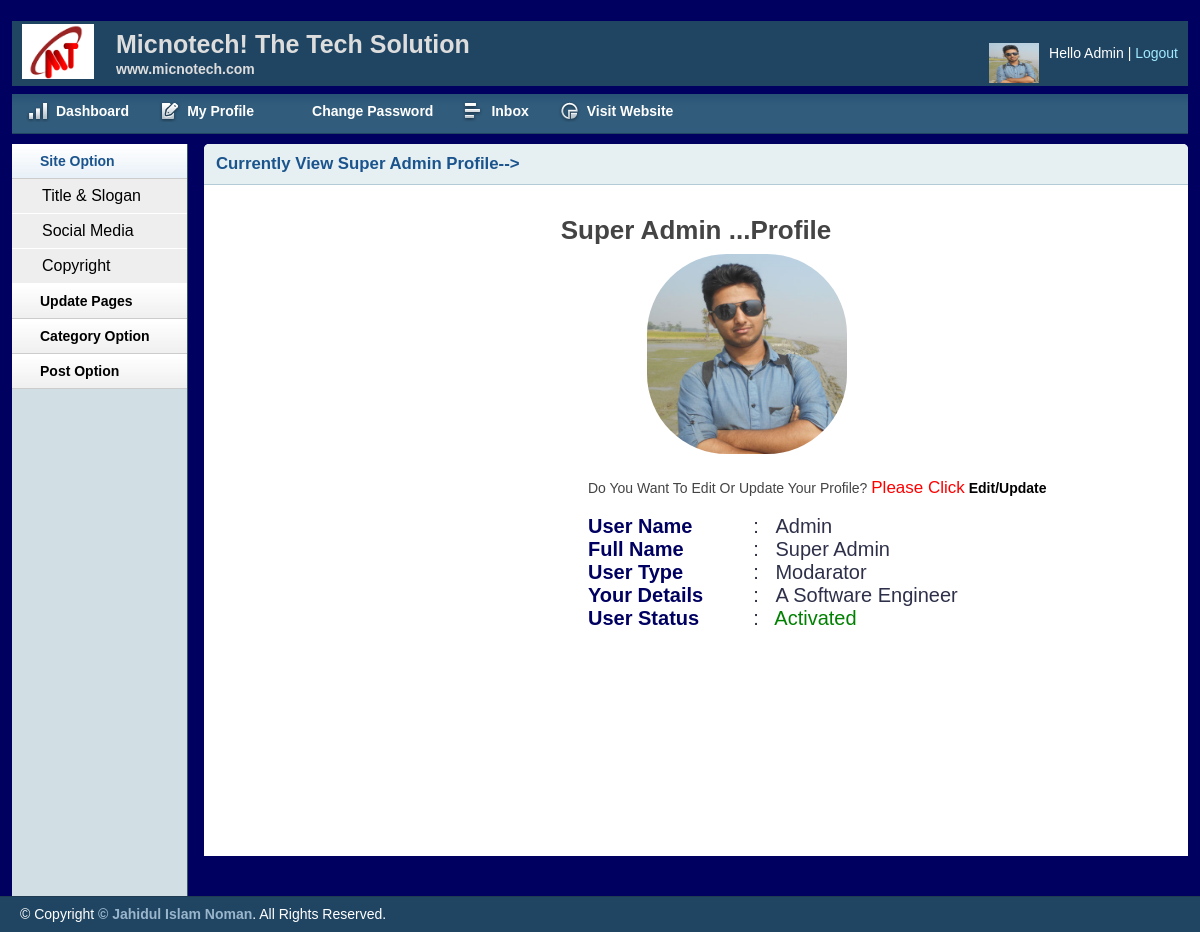
Screenshot of /admin/myprofile.php (signed in) with the database file from the repository.
### tables this page shows
CREATE TABLE IF NOT EXISTS `tbl_user` (
  `id` int(11) NOT NULL AUTO_INCREMENT,
  `fullname` varchar(400) NOT NULL,
  `username` varchar(200) NOT NULL,
  `details` varchar(350) NOT NULL,
  `password` varchar(200) NOT NULL,
  `image` varchar(250) DEFAULT NULL,
  `role` int(11) NOT NULL,
  `visible` int(11) DEFAULT NULL,
  PRIMARY KEY (`id`)
);

CREATE TABLE IF NOT EXISTS `user_role` (
  `id` int(11) NOT NULL AUTO_INCREMENT,
  `name` varchar(250) NOT NULL,
  `role` int(11) NOT NULL,
  PRIMARY KEY (`id`)
);

### lib/session.php (called while the page is built, shortened)
<?php
class session{
    public static function get($key){
        if(isset( $_SESSION[$key])){
            return  $_SESSION[$key];
        }
        else {
            return FALSE;
        }
    }
}
?>

### lib/Database.php (called while the page is built, shortened)
<?php
Class Database{
	public $host   = DB_HOST;
	public $user   = DB_USER;
	public $pass   = DB_PASS;
	public $dbname = DB_NAME;
	public $link;
	private function connectDB(){
	$this->link = new mysqli($this->host, $this->user, $this->pass, $this->dbname);
 }
	public function select($query){
		$result = $this->link->query($query) or die($this->link->error.__LINE__);
		if($result->num_rows > 0){
			return $result;
		} else {
			return false;
		}
	}
}

### admin/myprofile.php (the view, shortened to what this page needs)
<?php include 'inc/header.php';?>
<?php include 'inc/sidebar.php';?>
<?php
$userid=session::get('userid');
?>
        <div class="grid_10">
            <div class="box round first grid">
                <h2>Currently View <?php echo ucwords(session::get("fullname"));?> Profile--></h2>
                <div class="block sloginblock">
                    <div class="self">
                        <?php
                        $sql="SELECT * FROM tbl_user WHERE id='$userid'";
                        $value=$db->select($sql);
                        if($value){
                        while($result=$value->fetch_assoc()){
                        ?>
                        <h3><?php echo ucwords($result['fullname']); ?> ...Profile</h3>
                          <img class="pic" src="<?php echo $result['image']; ?>" alt="" />
                        <div class="self_part">
                            <br>
                            <table>
                                <tr>
                                    <td><span class="con_part1">User Name</span> </td>
                                    <td ><span class="con_part">:&nbsp;&nbsp;&nbsp;<?php echo ucwords($result['username']); ?></span></td>
                                </tr>
                                <tr>
                                    <td><span class="con_part1">Full Name</span>  </td>
                                    <td ><span class="con_part">:&nbsp;&nbsp;&nbsp;<?php echo ucwords($result['fullname']); ?></span></td>
                                </tr>
                                <tr>
                                    <td><span class="con_part1">User Type</span>  </td>
                                    <td ><span class="con_part">:&nbsp;&nbsp;
                                         <?php
                                       $power=$result['role'];
                                       $query="SELECT * FROM user_role WHERE role='$power'";
                                       $data=$db->select($query);
                                       while($permit=$data->fetch_assoc()){
                                            echo ucwords($permit['name']);
                                       }
                                       ?>
                                         </span></td>
                                </tr>
                                <tr>
                                    <td><span class="con_part1">Your Details</span>  </td>
                                    <td ><span class="con_part">:&nbsp;&nbsp;&nbsp;<?php echo ucwords($result['details']); ?></span></td>
                                </tr>
                                <tr>
                                    <td><span class="con_part1">User Status</span>  </td>
                                    <td ><span class="con_part">:&nbsp;&nbsp;
                                          <?php
                                       if($result['visible']==20){
                                           echo "<span style='color:red;font-wight:bold;'>Deactivated</span>";
                                       }
                                       else {
                                           echo "<span style='color:green;font-wight:bold;'>Activated</span>";
                                       }
                                       ?>
                                        </span></td>
                                </tr>
                                <p>Do You Want To Edit Or Update Your Profile?
                                    <span class="up">Please Click</span> <a href="profiledit.php?myid=<?php echo $result['id'];?>">Edit/Update</a></p>
                            </table>
                        <?php } ?>
                        <?php } ?>
                        </div>
                    </div>
            </div>
        </div>
 <?php include 'inc/footer.php';?>

### admin/css/layout.css (style rules this page uses)
body { background: #000061 none repeat scroll 0 0; color: #444; font-size: 14px; padding: 0; }
a { color: #000; font-weight:bold; text-decoration: none; }
h1, h2, h3, h4, h5, h6 { line-height:1.2em; margin-bottom:.3em; }
h2 { margin-top:1em; }
.box { background:#fff; margin-bottom:20px; padding:10px 10px 10px 10px; margin-left:-8px; }
.box.grid { padding-bottom:40px; }
.box.round { -moz-border-radius: 5px 5px 0px 0px; -webkit-border-radius: 5px 5px 0px 0px; border-radius: 5px 5px 0px 0px; }
.box h2 { font-size:1.2em; font-weight:bold; color:#1B548D; background:#E6F0F3; margin:-10px -10px 0 -10px; padding:10px 12px; border-bottom:1px solid #B3CBD6; -moz-border-radius: 5px 5px 0px 0px; -webkit-border-radius: 5px 5px 0px 0px; border-radius: 5px 5px 0px 0px; }
.box.first { min-height: 406px; }
.block { padding-top:16px; }
p { margin-bottom:1em; }
.block { padding-bottom:1px; }

### admin/inc/header.php (style rules this page uses)
.self { min-height: 600px; }
.self_part { margin-left:374px; }
.self h3 { text-align: center; font-size: 26px; }
.pic { width:200px; height:200px; margin-left:433px; border-radius: 40%; }
.con_part { margin-left:50px; font-weight: normal; font-size: 20px; color:#2E3049; }
.con_part1 { font-weight: bold; font-size:20px; color:#000061; }
.up { color:red; font-size: 17px; }

### rows the page displays
tbl_user: fullname "Super Admin", image (picture), username "Admin", details "A Software Engineer", visible "Activated"
user_role: name "Modarator"

### other values shown
session::get("username") "Admin"
session::get("fullname") "Super Admin"
